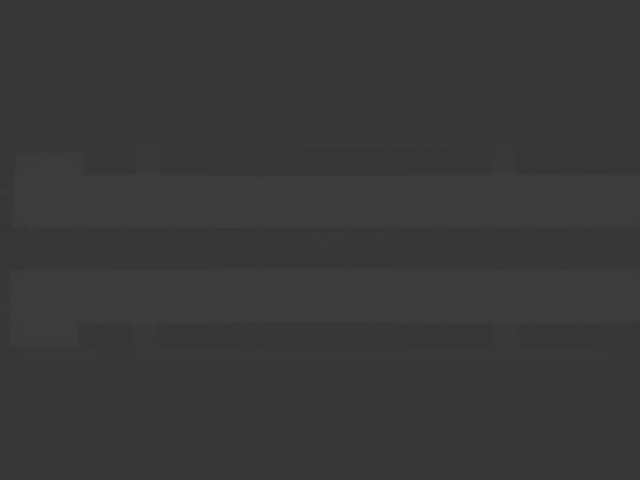
#> input picture test/image.tiff, 640 x 480 px
$ python crop.py image.tiff
#> lines starting #> are read from the running program, lines starting #| are printed output that depends on the picture
#!/usr/bin/env python
import sys
import cv2

#crops an image and leaves the upper half

path = sys.argv[1]

img = cv2.imread(path)
#> img is the input picture: shape (480, 640, 3); min 53, max 62, mean 55.7

height = img.shape[0]
#> height = 480
width = img.shape[1]
#> width = 640

lower_img = img[0:int(height/2), 0:width]
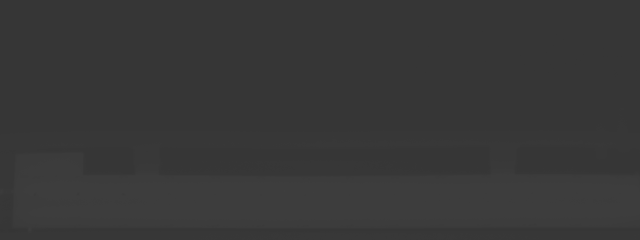
#> lower_img: shape (240, 640, 3); min 53, max 62, mean 55.6
upper_img = img[int(height/2):height, 0:width]

cv2.imwrite(path, upper_img)


'''
height = img.shape[0]
width = img.shape[1]

lower_img = img[0:int(height/2), 0:width]
upper_img = img[int(height/2):height, 0:width]

cv2.imwrite('pic_lower.jpg', upper_img)
cv2.imwrite('pic_upper.jpg', lower_img)
'''
